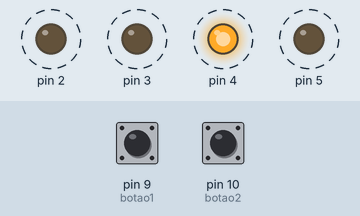
A sketch run on a simulated Arduino Uno, built with avr-gcc and run on an emulated ATmega328P. Shown: output pins drawn as LEDs (lit = HIGH). Dashed ring = blinking. The inputs (shaded band) are chosen by the test bench; at power-on: pin 9 (botao1) LOW, pin 10 (botao2) HIGH.

Above: at 1.26 s.
1.3 s: pin 9 (botao1) pulled HIGH for 3.2 s
At 2.4 s:
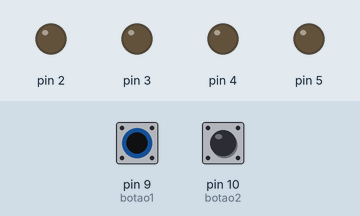
6.0 s: pin 10 (botao2) pulled LOW for 3.2 s
At 9.21 s:
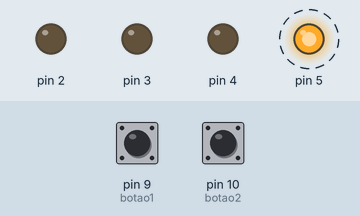
Timing chart, 0 to 16.7 s (numbered marks = the images above; inputs shaded):
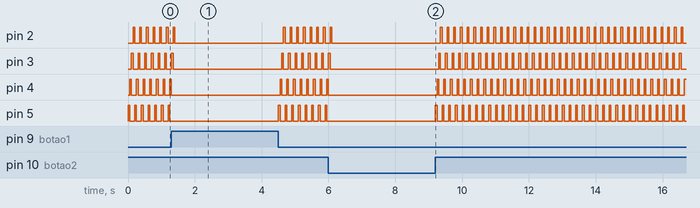

The sketch:

20_motor_passo_serial.ino
```cpp
const int botao1=9, botao2=10;
void setup() {
	pinMode(botao1, INPUT);
	pinMode(botao2, INPUT);

	//incializando as portas 2 a 5
	for(int p = 2; p <= 5; p++){
		pinMode(p, OUTPUT);
		digitalWrite(p, LOW);
	}


}

void loop() {
	// faz esse sentindo o motor >>>>>>>>
	if(digitalRead(botao1) == 1 && digitalRead(botao2) == 0){

		for(int p=2; p <=5; p++){
		 digitalWrite(p,HIGH);
		 delay(50);
		 digitalWrite(p,LOW);
		}
	}

	//faz esse sentindo  motor <<<<<<<<<<
	if(digitalRead(botao1) == 0 && digitalRead(botao2) == 1){

	for(int p=5;p>=2;p--){
		 digitalWrite(p,HIGH);
		 delay(50);
		 digitalWrite(p,LOW);
		}
	}


}
```

Measured:
- by itself, pin 4: repeats every 0.20 s: HIGH 0.05 s, LOW 0.15 s
